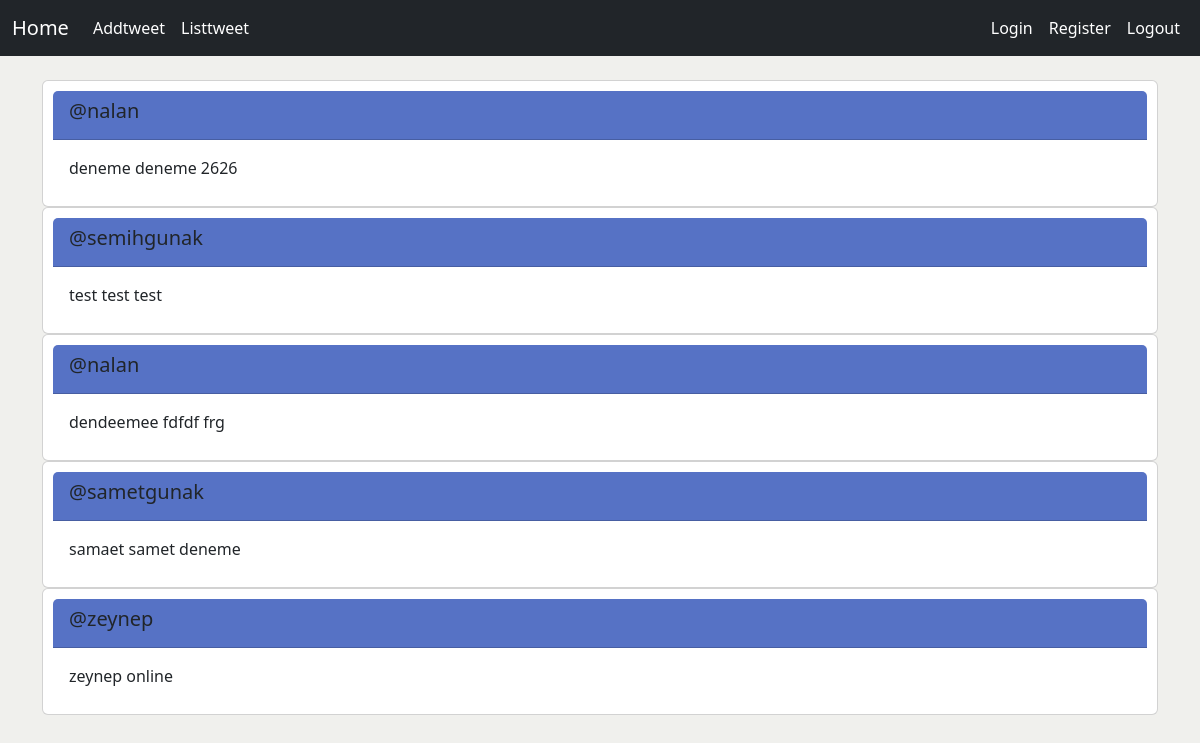
The page /listtweet/ on the database its author committed.
### template_app/models.py (models this page shows, shortened)
class Tweet(models.Model):
    username=models.ForeignKey(User, on_delete=models.CASCADE, null=True)
    message=models.CharField(max_length=200)

### template_app/views.py (the view)
# urls.py: path("listtweet/",views.listtweet,name="listtweet"),
def listtweet(request):
    tweets_data=models.Tweet.objects.all()
    tweet_dict={"tweets":tweets_data}
    return render(request,"template_app/listtweet.html",context=tweet_dict)

### template_app/templates/template_app/listtweet.html (shortened to what this page needs)
{% extends 'base.html' %}
{% block content %}
<div class="container">
    {% for tweet in tweets %}
    <div class="card" style="padding:10px;">
      <div class="card-header" style="background-color: rgb(86, 114, 197);">
        <h5>@{{tweet.username}}</h5>
      </div>
      <div class="card-body">
        <p class="card-text">{{tweet.message}}</p>
      </div>
    </div>
    {% endfor %}
</div>
{% endblock  %}

### templates/base.html (style rules this page uses)
body { min-height: 75rem; padding-top: 4.5rem; }

### rows shown on the page
Tweet: username "nalan", message "deneme deneme 2626"
Tweet: username "semihgunak", message "test test test"
Tweet: username "nalan", message "dendeemee fdfdf frg"
Tweet: username "sametgunak", message "samaet samet deneme"
Tweet: username "zeynep", message "zeynep online"
